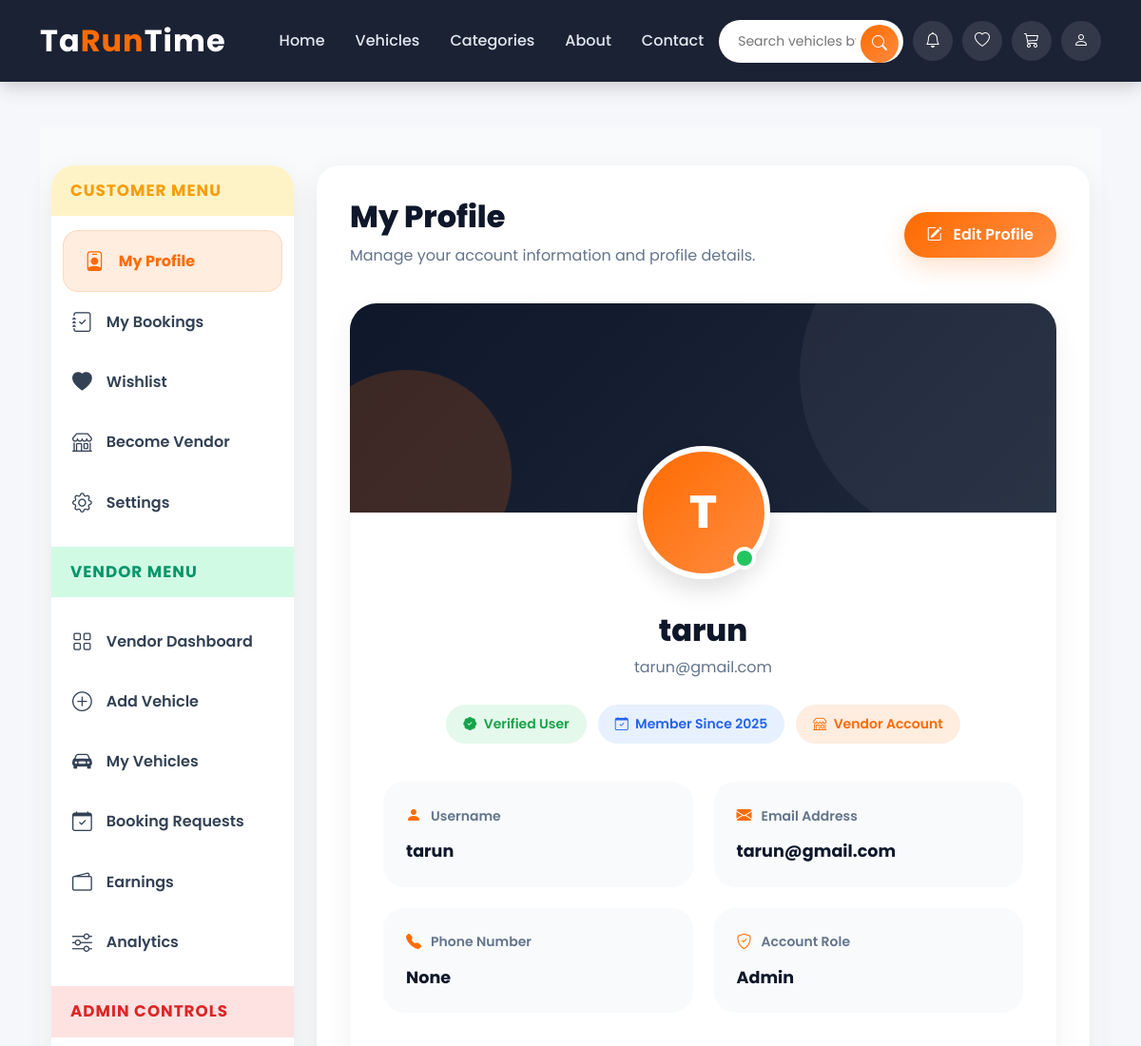
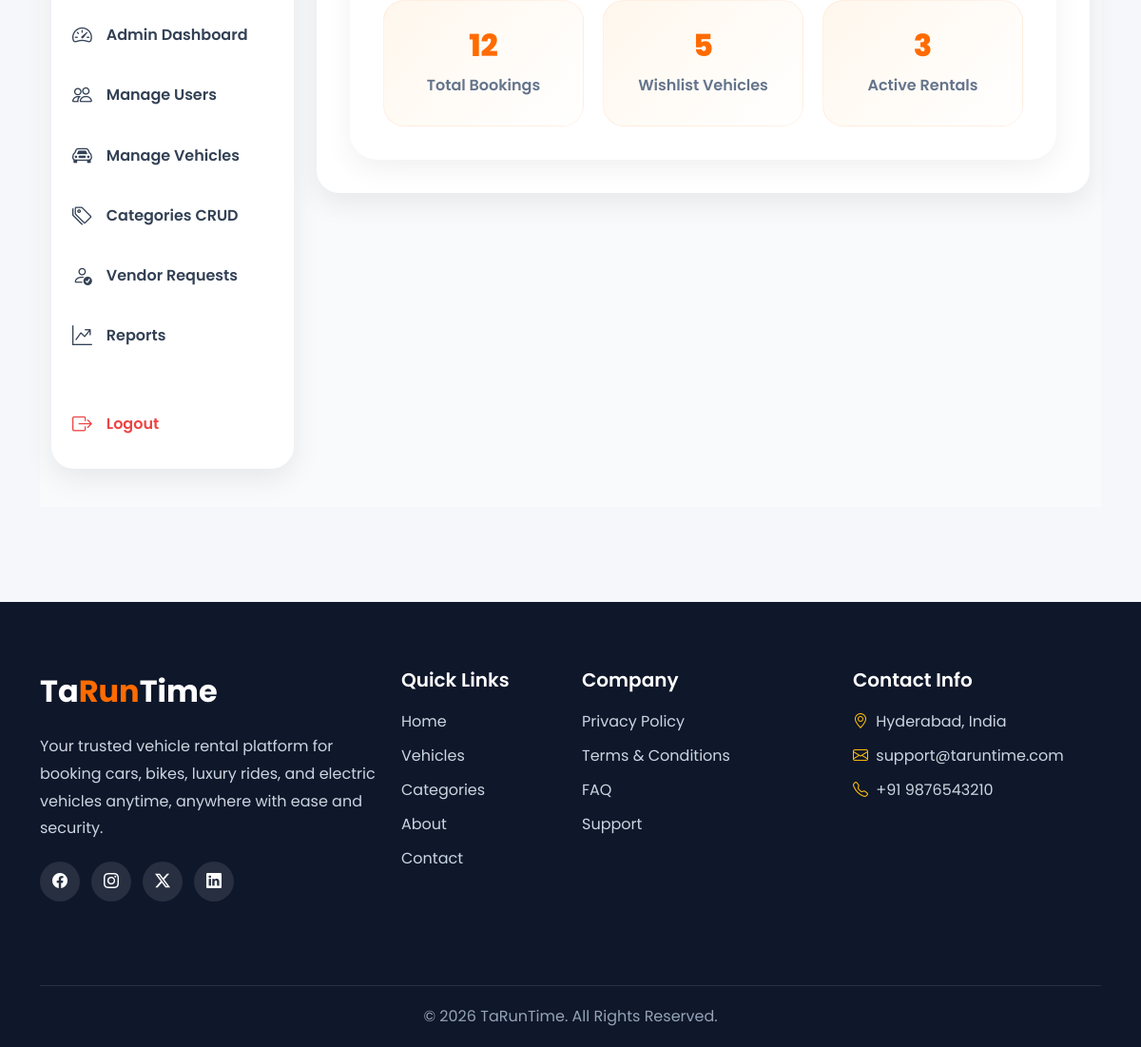
Page /dashboard/profile/ (signed in) on the committed database (2 pictures, top to bottom).
### accounts/models.py (models this page shows, shortened)
class CustomUser(AbstractUser):
    email=models.EmailField(unique=True)
    username=models.CharField(max_length=100,unique=False)
    phone_number=models.CharField(max_length=11,blank=True,null=True)
    is_verified=models.BooleanField(default=False)
    is_vendor=models.BooleanField(default=False)
    wants_vendor=models.BooleanField(default=False)
    objects=CustomUserManager()
    USERNAME_FIELD='email'
    REQUIRED_FIELDS=['username']

### dashboard/views.py (the view)
# urls.py: path('profile/',views.profile_view,name='profile'),
def profile_view(request):
    return render(request,'dashboard/profile.html')

### templates/dashboard/profile.html (shortened to what this page needs)
{% extends 'dashboard/base_dashboard.html' %}
{% block dashboard_content %}
<div class="profile-header">
    <div class="profile-title">
        <h2>
            My Profile
        </h2>
        <p>
            Manage your account information and profile details.
        </p>
    </div>
    <button class="edit-btn">
        <i class="bi bi-pencil-square me-2"></i>
        Edit Profile
    </button>
</div>
<div class="profile-card">
    <div class="profile-cover"></div>
    <div class="profile-avatar-wrapper">
        <div class="profile-avatar">
            {{ request.user.username|first|upper }}
        </div>
        <div class="profile-status"></div>
    </div>
    <div class="profile-body">
        <div class="user-name">
            <h3>
                {{ request.user.username }}
            </h3>
            <p>
                {{ request.user.email }}
            </p>
        </div>
        <div class="profile-badges">
            <div class="profile-badge verified-badge">
                <i class="bi bi-patch-check-fill me-1"></i>
                Verified User
            </div>
            <div class="profile-badge member-badge">
                <i class="bi bi-calendar-check me-1"></i>
                Member Since 2025
            </div>
            {% if request.user.is_vendor %}
            <div class="profile-badge vendor-badge">
                <i class="bi bi-shop me-1"></i>
                Vendor Account
            </div>
            {% endif %}
        </div>
        <div class="info-grid">
            <div class="info-card">
                <div class="info-label">
                    <i class="bi bi-person-fill"></i>
                    Username
                </div>
                <div class="info-value">
                    {{ request.user.username }}
                </div>
            </div>
            <div class="info-card">
                <div class="info-label">
                    <i class="bi bi-envelope-fill"></i>
                    Email Address
                </div>
                <div class="info-value">
                    {{ request.user.email }}
                </div>
            </div>
            <div class="info-card">
                <div class="info-label">
                    <i class="bi bi-telephone-fill"></i>
                    Phone Number
                </div>
                <div class="info-value">
                    {{ request.user.phone_number }}
                </div>
            </div>
            <div class="info-card">
                <div class="info-label">
                    <i class="bi bi-shield-check"></i>
                    Account Role
                </div>
                <div class="info-value">
                    {% if request.user.is_superuser %}
                        Admin
                    {% elif request.user.is_vendor %}
                        Vendor
                    {% else %}
                        Customer
                    {% endif %}
                </div>
            </div>
        </div>
        <div class="stats-row">
            <div class="stat-box">
                <h3>
                    12
                </h3>
                <p>
                    Total Bookings
                </p>
            </div>
            <div class="stat-box">
                <h3>
                    5
                </h3>
                <p>
                    Wishlist Vehicles
                </p>
            </div>
            <div class="stat-box">
                <h3>
                    3
                </h3>
                <p>
                    Active Rentals
                </p>
            </div>
        </div>
    </div>
</div>
{% endblock %}

### templates/base.html (style rules this page uses)
* { margin:0; padding:0; box-sizing:border-box; font-family: 'Poppins', sans-serif; }
body { background: #f5f7fb; display: flex; flex-direction: column; min-height: 100vh; }

### templates/dashboard/base_dashboard.html (style rules this page uses)
.dashboard-content h2 { font-size: 2rem; font-weight: 700; color: #0f172a; margin-bottom: 20px; }
.dashboard-content p { color: #64748b; line-height: 1.8; }

### templates/dashboard/profile.html (style rules this page uses)
.profile-header { display: flex; align-items: center; justify-content: space-between; flex-wrap: wrap; gap: 20px; margin-bottom: 35px; }
.profile-title h2 { font-size: 2rem; font-weight: 800; color: #0f172a; margin-bottom: 8px; }
.profile-title p { color: #64748b; margin: 0; }
.edit-btn { padding: 12px 24px; border-radius: 50px; background: linear-gradient( 135deg, #ff6b00, #ff8c42 ); color: white; text-decoration: none; font-weight: 600; border: none; transition: 0.3s; box-shadow: 0 10px 25px rgba(255,107,0,0.2); }
.profile-card { background: white; border-radius: 28px; overflow: hidden; box-shadow: 0 10px 30px rgba(0,0,0,0.06); }
.profile-cover { height: 220px; background: linear-gradient( 135deg, #0f172a, #1e293b ); position: relative; overflow: hidden; }
.profile-cover::before { content: ''; position: absolute; width: 350px; height: 350px; background: rgba(255,255,255,0.05); border-radius: 50%; top: -100px; right: -80px; }
.profile-cover::after { content: ''; position: absolute; width: 220px; height: 220px; background: rgba(255,107,0,0.18); border-radius: 50%; bottom: -70px; left: -50px; }
.profile-avatar-wrapper { position: relative; margin-top: -70px; text-align: center; }
.profile-avatar { width: 140px; height: 140px; border-radius: 50%; background: linear-gradient( 135deg, #ff6b00, #ff8c42 ); display: flex; align-items: center; justify-content: center; color: white; font-size: 3rem; font-weight: 800; border: 6px solid white; box-shadow: 0 12px 25px rgba(0,0,0,0.12); margin: auto; }
.profile-status { width: 24px; height: 24px; border-radius: 50%; background: #22c55e; border: 4px solid white; position: absolute; bottom: 10px; right: 50%; transform: translateX(55px); }
.profile-body { padding: 35px; }
.user-name { text-align: center; margin-bottom: 10px; }
.user-name h3 { font-size: 2rem; font-weight: 800; color: #0f172a; margin-bottom: 5px; }
.user-name p { color: #64748b; margin: 0; }
.profile-badges { display: flex; justify-content: center; gap: 12px; flex-wrap: wrap; margin: 25px 0 40px; }
.profile-badge { padding: 10px 18px; border-radius: 50px; font-size: 14px; font-weight: 600; }
.verified-badge { background: rgba(34,197,94,0.12); color: #16a34a; }
.member-badge { background: rgba(59,130,246,0.12); color: #2563eb; }
.vendor-badge { background: rgba(255,107,0,0.12); color: #ff6b00; }
.info-grid { display: grid; grid-template-columns: repeat(2,1fr); gap: 22px; }
.info-card { background: #f8fafc; border-radius: 22px; padding: 24px; transition: 0.3s; }
.info-label { display: flex; align-items: center; gap: 10px; margin-bottom: 12px; color: #64748b; font-size: 14px; font-weight: 600; }
.info-label i { color: #ff6b00; font-size: 1rem; }
.info-value { font-size: 1.1rem; font-weight: 700; color: #0f172a; word-break: break-word; }
.stats-row { margin-top: 35px; display: grid; grid-template-columns: repeat(3,1fr); gap: 20px; }
.stat-box { background: linear-gradient( 135deg, #fff7ed, #ffffff ); border-radius: 22px; padding: 28px; text-align: center; border: 1px solid rgba(255,107,0,0.08); }
.stat-box h3 { font-size: 2rem; font-weight: 800; color: #ff6b00; margin-bottom: 8px; }
.stat-box p { margin: 0; color: #64748b; font-weight: 600; }

### rows in the picture
CustomUser: user.username|first "T", user.username "tarun", user.email "tarun@gmail.com", user.phone_number "None"
